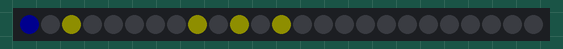
A sketch run on a simulated Arduino Uno, built with avr-gcc and run on an emulated ATmega328P. Parts: 25 RGB LEDs in strip order, left to right. Dim RGB values are drawn brighter than linear.

Above: at 0.46 s.
At 8.14 s:
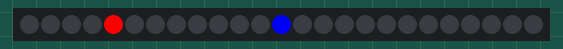
At 11.87 s:
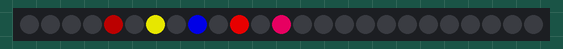
At 19.97 s:
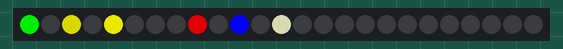
At 29.86 s:
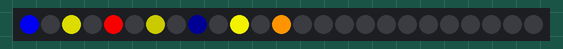
At 39.74 s:
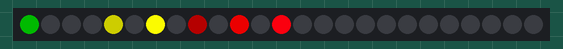

The sketch:

LEDLineScore.ino
```cpp
#include "ColorEnvelope.h"
#include "WS2801Control.h"

#define kDataPin 2    // Yellow wire
#define kClockPin 3    // Green wire
#define kNumLEDs 7    //Number of LEDs to control

WS2801Control *wsControl;
ColorEnvelope *envelopes[kNumLEDs];

//------ START: Increase Number of Colors here ------------------
Color *WHITE = new Color(255,255,255);
Color *YELLOW = new Color(255,255,0);
Color *BLUE = new Color(0,0,255);
Color *GREEN = new Color(0,255,0);
Color *RED = new Color(255,0,0);
Color *BLACK = new Color(0,0,0);
//------ END: Increase Number of Colors here ------------------
//------- START: Score for LEDS -------------------
#define kNumEvents1 5
Color *color1[kNumEvents1] = {BLUE, BLACK, BLACK, GREEN, BLACK};
uint8_t time1[kNumEvents1] = {4,2,4,6,2};

#define kNumEvents2 3
Color *color2[kNumEvents2] = {YELLOW, BLACK, BLACK};
uint8_t time2[kNumEvents2] = {4,2,4};

#define kNumEvents3 5
Color *color3[kNumEvents3] = {BLACK, RED, BLACK, BLACK, YELLOW};
uint8_t time3[kNumEvents3] = {4,2,4,2,4};

#define kNumEvents4 3
Color *color4[kNumEvents4] = {BLACK, BLACK, YELLOW};
uint8_t time4[kNumEvents4] = {4,2,4};

#define kNumEvents5 5
Color *color5[kNumEvents5] = {YELLOW, BLACK, BLUE, BLACK, RED};
uint8_t time5[kNumEvents5] = {4,2,4,3,3};

#define kNumEvents6 6
Color *color6[kNumEvents6] = {YELLOW, BLACK, RED, BLACK, BLUE, BLACK};
uint8_t time6[kNumEvents6] = {4,2,4,3,2,4};

#define kNumEvents7 3
Color *color7[kNumEvents7] = {YELLOW, BLUE, RED};
uint8_t time7[kNumEvents7] = {4,2,4};
//------- END: Score for LEDS -------------------

uint32_t curTime = 0;

void setup() {
  wsControl = new WS2801Control(kDataPin, kClockPin);

  //XXX Parameters: colors, times, number of events, an id of led
  envelopes[0] = new ColorEnvelope(color1,time1,kNumEvents1,0);
  envelopes[1] = new ColorEnvelope(color2,time2,kNumEvents2,2);
  envelopes[2] = new ColorEnvelope(color3,time3,kNumEvents3,4);
  envelopes[3] = new ColorEnvelope(color4,time4,kNumEvents4,6);
  envelopes[4] = new ColorEnvelope(color5,time5,kNumEvents5,8);
  envelopes[5] = new ColorEnvelope(color6,time6,kNumEvents6,10);
  envelopes[6] = new ColorEnvelope(color7,time7,kNumEvents7,12);
  //------- Add new color sequences here -------------------
}

void loop() {
  if(millis() - curTime > 17){ //60 frame per second
    for(uint8_t i=0;i<kNumLEDs;i++){
      envelopes[i]->update();
      wsControl->setPixel(envelopes[i]->getID(),envelopes[i]->getCurrentColor());
    }
    wsControl->update();
    curTime = millis();
  }
}
```

ColorEnvelope.h
```cpp
#ifndef ENVELOPE_H
#define ENVELOPE_H

#include "RGBFadeControl.h"

class ColorEnvelope {
public:
  ColorEnvelope(Color **colors, uint8_t *times, uint16_t numEvents, uint8_t id):
  colors(colors),times(times),numEvents(numEvents),id(id),curIndex(0){
    this->rgbControl = new RGBFadeControl(this->times[0],this->id);
    this->rgbControl->setup();
    this->rgbControl->setFutureColor(this->colors[0]);
  }

  void update();
  inline uint8_t getID();
  uint32_t getCurrentColor();
  void reset(void);

private:
  RGBFadeControl *rgbControl;
  Color **colors;
  uint8_t *times;
  uint16_t numEvents;
  uint8_t id;
  uint16_t curIndex;
};

inline void ColorEnvelope::update(){
  this->rgbControl->update();
  if(this->rgbControl->getIsDone()){
    this->curIndex = (this->curIndex + 1) % this->numEvents;
    this->rgbControl->setFutureColor(this->colors[this->curIndex]);
    this->rgbControl->setDuration(this->times[this->curIndex]);
  }
}

inline uint8_t ColorEnvelope::getID() {
  return this->id;
}

inline uint32_t ColorEnvelope::getCurrentColor(){
  return this->rgbControl->getCurrentColor();
}

inline void ColorEnvelope::reset(){
  this->rgbControl->reset();
  this->rgbControl->setFutureColor(this->colors[0]);
}

#endif //ENVELOPE_H
```

RGBFadeControl.h
```cpp
#ifndef RGBFadeControl_H_INCLUDED
#define RGBFadeControl_H_INCLUDED

typedef struct Color {
    uint8_t red;
    uint8_t green;
    uint8_t blue;
    Color(){
      this->red = 0;
      this->green = 0;
      this->blue = 0;
    }
    Color(uint8_t red, uint8_t green, uint8_t blue){
      this->red = red;
      this->green = green;
      this->blue = blue;
    }
} Color;

//maxStep is multiplied by 60 so that steps can be measured in time/second
//(i.e. assumes the update function is in animation frame)
class RGBFadeControl {
  public:
    RGBFadeControl(uint8_t maxStep, uint8_t id):step(0x00),isDone(false),maxStep(maxStep*60),id(id){}
    ~RGBFadeControl(){
      delete prevColor;
      delete curColor;
      delete futureColor;
    }
    void setup(void);
    void update(void);
    void interpolate(void);

    void swapColor(Color *c, Color *oc);
    void setColor(Color *c, uint32_t newColor);
    void setFutureColor(Color *c);
    boolean getIsDone(void) const;
    uint32_t getCurrentColor(void) const;
    void setDuration(uint8_t duration);
    void reset(void);

  private:
    uint8_t id;
    Color *prevColor;
    Color *curColor;
    Color *futureColor;
    boolean isDone;
    uint16_t step;
    uint16_t maxStep;
    static uint8_t scaleFactor;
};

uint8_t RGBFadeControl::scaleFactor = 5;

inline void RGBFadeControl::setup(void){
  this->prevColor = new Color();
  this->curColor = new Color();
  this->futureColor = new Color();

  this->setColor(prevColor,0x00);
  this->setColor(curColor,0x00);
}

inline void RGBFadeControl::update(void){
  if(++this->step <= this->maxStep) this->interpolate();
  else if(!this->isDone) {
    this->isDone = true;
  }
}

inline void RGBFadeControl::interpolate(void){
  static int32_t scalePrevRed,scalePrevGreen,scalePrevBlue,scaleFutureRed,scaleFutureGreen,scaleFutureBlue;
  scalePrevRed = ((int32_t) this->prevColor->red) << RGBFadeControl::scaleFactor;
  scalePrevGreen = ((int32_t) this->prevColor->green) << RGBFadeControl::scaleFactor;
  scalePrevBlue = ((int32_t) this->prevColor->blue) << RGBFadeControl::scaleFactor;

  scaleFutureRed= ((int32_t) this->futureColor->red) << RGBFadeControl::scaleFactor;
  scaleFutureGreen = ((int32_t) this->futureColor->green) << RGBFadeControl::scaleFactor;
  scaleFutureBlue = ((int32_t) this->futureColor->blue) << RGBFadeControl::scaleFactor;

  this->curColor->red = (scalePrevRed + (((scaleFutureRed - scalePrevRed)/this->maxStep) * this->step)) >> RGBFadeControl::scaleFactor;
  this->curColor->green = (scalePrevGreen + (((scaleFutureGreen - scalePrevGreen)/this->maxStep) * this->step)) >> RGBFadeControl::scaleFactor;
  this->curColor->blue = (scalePrevBlue + (((scaleFutureBlue - scalePrevBlue)/this->maxStep) * this->step)) >> RGBFadeControl::scaleFactor;
}

inline void RGBFadeControl::setFutureColor(Color *c){
  this->swapColor(this->prevColor,this->futureColor);
  this->swapColor(this->futureColor,c);
  this->isDone = false;
  this->step = 0;
}

inline void RGBFadeControl::swapColor(Color *c, Color *oc){
  c->red = oc->red;
  c->green = oc->green;
  c->blue = oc->blue;
}

inline void RGBFadeControl::setColor(Color *c, uint32_t newColor){
  c->red = newColor >> 16;
  c->green = (newColor & 0x00ff00) >> 8;
  c->blue = newColor & 0x0000ff;
}

inline boolean RGBFadeControl::getIsDone(void) const {
  return this->isDone;
}

inline uint32_t RGBFadeControl::getCurrentColor(void) const{
  return (((uint32_t) this->curColor->red) << 16) | (((uint32_t) this->curColor->green) << 8) | this->curColor->blue;
}

inline void RGBFadeControl::setDuration(uint8_t duration){
  this->maxStep = duration * 60;
}

inline void RGBFadeControl::reset(void){
  this->step = 0x00;
  this->setColor(prevColor,0x00);
  this->setColor(curColor,0x00);
}

#endif // RGBFadeControl_H_INCLUDED
```

WS2801Control.h
```cpp
#ifndef WS2810Control_H_INCLUDED
#define WS2810Control_H_INCLUDED

#include "Adafruit_WS2801.h"

class WS2801Control {
  public:
    WS2801Control(uint8_t dataPin, uint8_t clockPin):dataPin(dataPin),clockPin(clockPin){
      this->strip = new Adafruit_WS2801(25, dataPin, clockPin);
      this->strip->begin();
      this->strip->show();
    };

    ~WS2801Control(){
      delete strip;
    };

    void setup(void);
    void update(void);
    void setPixel(uint8_t index, uint32_t color);

  private:
    Adafruit_WS2801 *strip;
    uint8_t dataPin;
    uint8_t clockPin;
};

inline void WS2801Control::update(void){
  this->strip->show();
}

inline void WS2801Control::setPixel(uint8_t index, uint32_t color){
  this->strip->setPixelColor(index, color);
}

#endif // WS2810Control_H_INCLUDED
```
